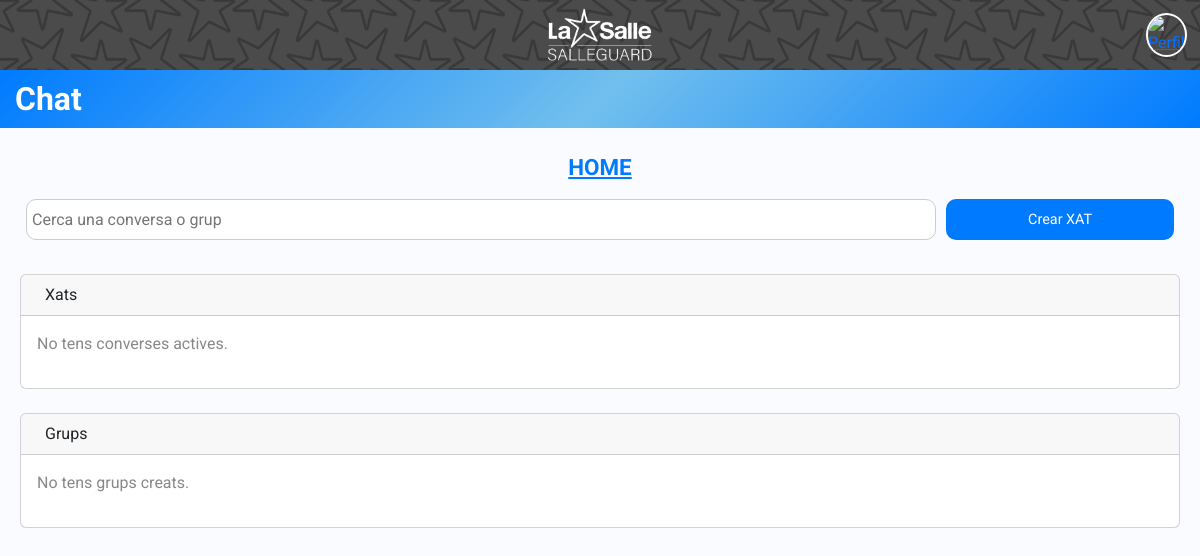
/index.php?controller=Login&method=xat (signed in), run on an earlier commit of the app's database.
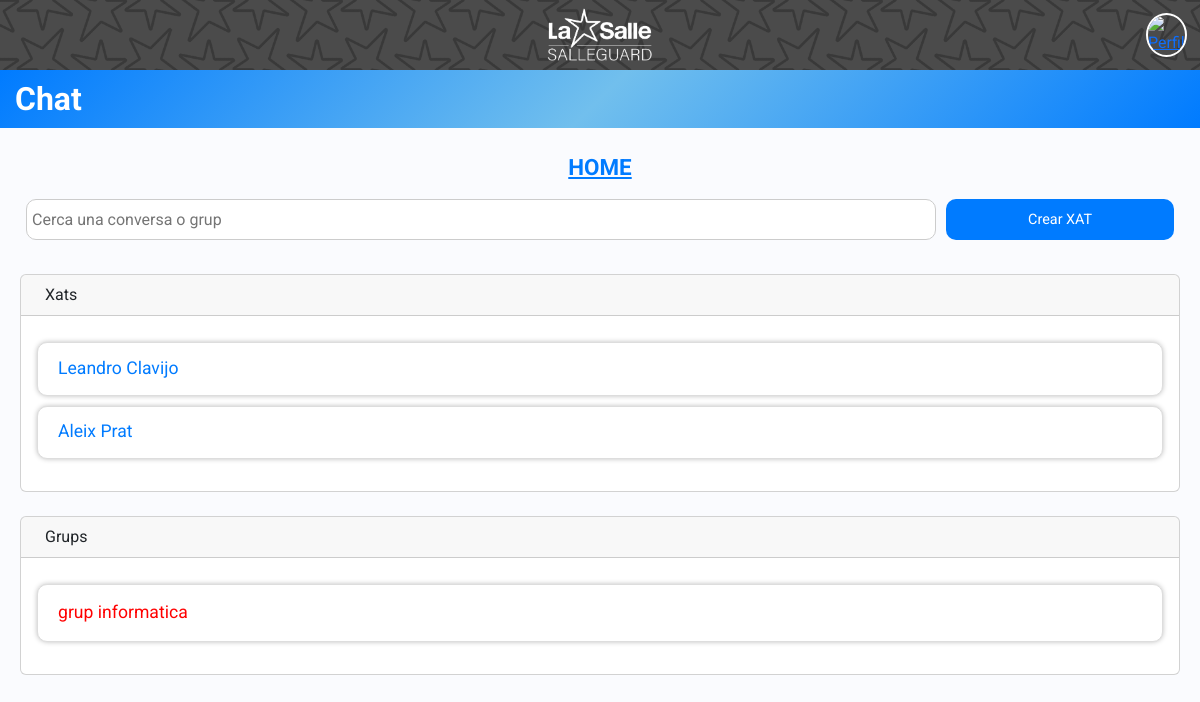
And on a later commit of the database.
### tables this page shows
CREATE TABLE `xats` (
  `id` int(11) NOT NULL,
  `usuari1_id` int(11) NOT NULL,
  `usuari2_id` int(11) NOT NULL
);

CREATE TABLE `grups` (
  `id` int(11) NOT NULL,
  `nom` varchar(255) NOT NULL
);

### app/controllers/Login.php (called while the page is built, shortened)
<?php
class LoginController
{
    public function xat()
    {
        require "app/views/xat/xat.php";
    }
}

### app/views/xat/xat.php (the view, shortened to what the changed rows need)
<?php
require_once 'app/models/connexio.php';
$usuari_id = $_SESSION['usuari'][0];
if (isset($_GET['cerca'])) {
    $cerca = '%' . $_GET['cerca'] . '%';
    $query_converses = "
    SELECT x.id,
           CASE
               WHEN x.usuari1_id = ? THEN u2.nom_cognoms
               ELSE u1.nom_cognoms
           END AS usuari_conversant
    FROM xats x
    JOIN usuaris u1 ON x.usuari1_id = u1.id
    JOIN usuaris u2 ON x.usuari2_id = u2.id
    WHERE (x.usuari1_id = ? OR x.usuari2_id = ?)
    AND (u1.nom_cognoms LIKE ? OR u2.nom_cognoms LIKE ?)
    ";
    $stmt = mysqli_prepare($conn, $query_converses);
    mysqli_stmt_bind_param($stmt, 'iiiss', $usuari_id, $usuari_id, $usuari_id, $cerca, $cerca);
    mysqli_stmt_execute($stmt);
    $resultat_converses = mysqli_stmt_get_result($stmt);
    $query_grups = "
        SELECT g.id, g.nom
        FROM grups g
        JOIN membres_grup mg ON g.id = mg.grup_id
        WHERE mg.usuari_id = ?
        AND g.nom LIKE ?
    ";
    $stmt_grups = mysqli_prepare($conn, $query_grups);
    mysqli_stmt_bind_param($stmt_grups, 'is', $usuari_id, $cerca);
    mysqli_stmt_execute($stmt_grups);
    $resultat_grups = mysqli_stmt_get_result($stmt_grups);
} else {
    $query_converses = "
    SELECT x.id,
           CASE
               WHEN x.usuari1_id = ? THEN u2.nom_cognoms
               ELSE u1.nom_cognoms
           END AS usuari_conversant
    FROM xats x
    JOIN usuaris u1 ON x.usuari1_id = u1.id
    JOIN usuaris u2 ON x.usuari2_id = u2.id
    WHERE x.usuari1_id = ? OR x.usuari2_id = ?
    ";
    $stmt = mysqli_prepare($conn, $query_converses);
    mysqli_stmt_bind_param($stmt, 'iii', $usuari_id, $usuari_id, $usuari_id);
    mysqli_stmt_execute($stmt);
    $resultat_converses = mysqli_stmt_get_result($stmt);
    $query_grups = "
        SELECT g.id, g.nom
        FROM grups g
        JOIN membres_grup mg ON g.id = mg.grup_id
        WHERE mg.usuari_id = ?
    ";
    $stmt_grups = mysqli_prepare($conn, $query_grups);
    mysqli_stmt_bind_param($stmt_grups, 'i', $usuari_id);
    mysqli_stmt_execute($stmt_grups);
    $resultat_grups = mysqli_stmt_get_result($stmt_grups);
}
?>
<?php include("app/views/layouts/header/header.php"); ?>
<link rel="stylesheet" href="public/css/styleXat.css">
<body>
    <div class="wrapper">
        <main class="main">
            <div class="p-3">
                <header class="header">
                    <h1>HOME</h1>
                </header>
                <div class="card m-1 mt-4">
                    <div class="card-body">
                        <section class="converses m-0" id="usuaris">
                            <?php if ($resultat_converses && mysqli_num_rows($resultat_converses) > 0): ?>
                                <ul>
                                    <?php while ($row = mysqli_fetch_assoc($resultat_converses)): ?>
                                        <li class="chat-contenido">
                                            <a href="index.php?controller=Login&method=xat_detall&xat_id=<?php echo $row['id']; ?>">
                                                <?php echo htmlspecialchars($row['usuari_conversant']); ?>
                                            </a>
                                        </li>
                                    <?php endwhile; ?>
                                </ul>
                            <?php else: ?>
                                <p>No tens converses actives.</p>
                            <?php endif; ?>
                        </section>
                    </div>
                </div>
                <div class="card m-1 mt-4">
                    <div class="card-body">
                        <section class="converses m-0" id="grups">
                            <?php if ($resultat_grups && mysqli_num_rows($resultat_grups) > 0): ?>
                                <ul>
                                    <?php while ($row = mysqli_fetch_assoc($resultat_grups)): ?>
                                        <li class="group-contenido">
                                            <a href="index.php?controller=Login&method=grup_detall&grup_id=<?php echo $row['id']; ?>">
                                                <?php echo htmlspecialchars($row['nom']); ?>
                                            </a>
                                        </li>
                                    <?php endwhile; ?>
                                </ul>
                            <?php else: ?>
                                <p>No tens grups creats.</p>
                            <?php endif; ?>
                        </section>
                    </div>
                </div>
            </div>
        </main>
    </div>
</body>
</html>

What changed in the data, as far as the page shows it:
added xats: usuari_conversant "Leandro Clavijo"
added xats: usuari_conversant "Aleix Prat"
added grups: nom "grup informatica"
Also different on the page:
text no longer shown: "No tens converses actives. No tens grups creats."
